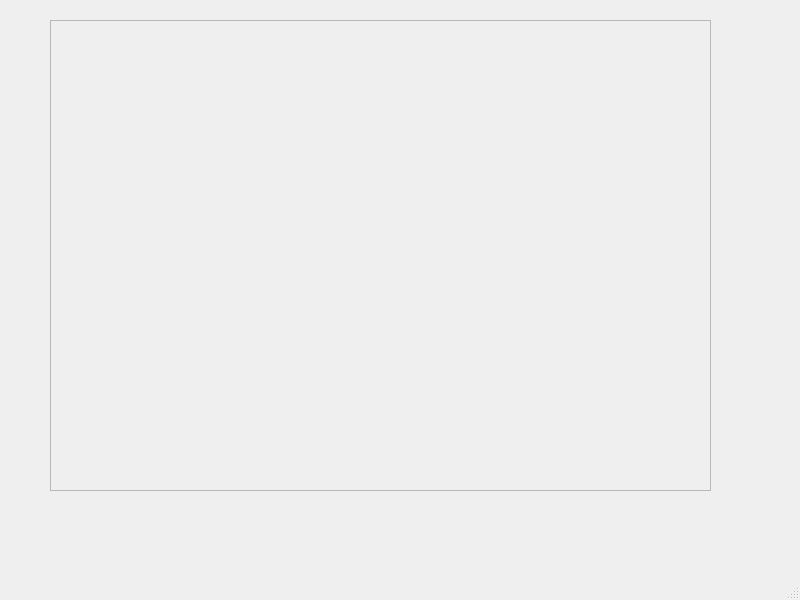
<?xml version="1.0" encoding="UTF-8"?>
<ui version="4.0">
 <class>MainWindow</class>
 <widget class="QMainWindow" name="MainWindow">
  <property name="geometry">
   <rect>
    <x>0</x>
    <y>0</y>
    <width>800</width>
    <height>600</height>
   </rect>
  </property>
  <property name="windowTitle">
   <string>MainWindow</string>
  </property>
  <widget class="QWidget" name="centralwidget">
   <widget class="QFrame" name="frame">
    <property name="geometry">
     <rect>
      <x>50</x>
      <y>20</y>
      <width>661</width>
      <height>471</height>
     </rect>
    </property>
    <property name="frameShape">
     <enum>QFrame::StyledPanel</enum>
    </property>
    <property name="frameShadow">
     <enum>QFrame::Raised</enum>
    </property>
   </widget>
  </widget>
  <widget class="QMenuBar" name="menubar">
   <property name="geometry">
    <rect>
     <x>0</x>
     <y>0</y>
     <width>800</width>
     <height>22</height>
    </rect>
   </property>
  </widget>
  <widget class="QStatusBar" name="statusbar"/>
 </widget>
 <resources/>
 <connections/>
</ui>
